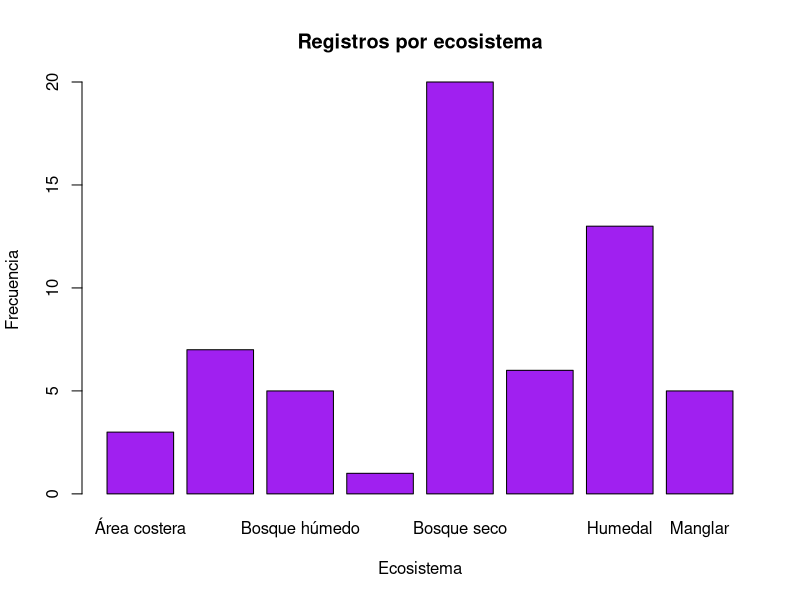
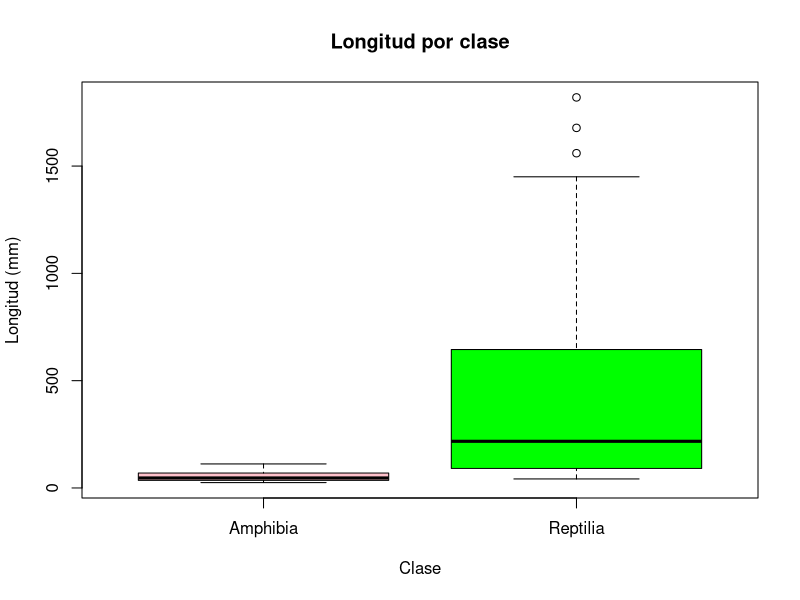

Here is the R script that generated these plots, in order:
## ---- chunk 1
#| label: cargar-datos

herp <- read.csv("datos/herpetofauna_caribe_listo.csv")

dim(herp)
head(herp)
str(herp)
## ---- chunk 2
#| label: grafico-ecosistema
#| fig-cap: "Distribución de registros por ecosistema. Fuente: datos del curso (2023)."

barplot(table(herp$ecosistema),
        col = "purple",
        main = "Registros por ecosistema",
        xlab = "Ecosistema",
        ylab = "Frecuencia")
## ---- chunk 3
#| label: grafico-clase
#| fig-cap: "Distribución de la longitud por clase. Fuente: datos del curso (2023)."

boxplot(longitud_svl_mm ~ clase, data = herp,
        col = c("pink", "green"),
        main = "Longitud por clase",
        xlab = "Clase",
        ylab = "Longitud (mm)")
